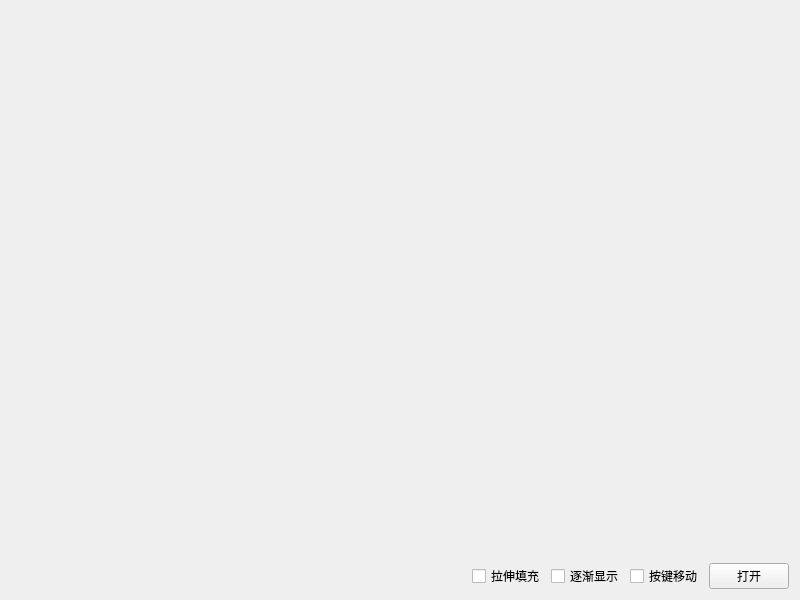
<?xml version="1.0" encoding="UTF-8"?>
<ui version="4.0">
 <class>frmImageView</class>
 <widget class="QWidget" name="frmImageView">
  <property name="geometry">
   <rect>
    <x>0</x>
    <y>0</y>
    <width>800</width>
    <height>600</height>
   </rect>
  </property>
  <property name="windowTitle">
   <string>Form</string>
  </property>
  <layout class="QVBoxLayout" name="verticalLayout">
   <item>
    <widget class="ImageView" name="imageView" native="true">
     <property name="sizePolicy">
      <sizepolicy hsizetype="Preferred" vsizetype="Expanding">
       <horstretch>0</horstretch>
       <verstretch>0</verstretch>
      </sizepolicy>
     </property>
    </widget>
   </item>
   <item>
    <layout class="QHBoxLayout" name="horizontalLayout">
     <item>
      <widget class="QLabel" name="labPath">
       <property name="sizePolicy">
        <sizepolicy hsizetype="Expanding" vsizetype="Preferred">
         <horstretch>0</horstretch>
         <verstretch>0</verstretch>
        </sizepolicy>
       </property>
       <property name="text">
        <string/>
       </property>
      </widget>
     </item>
     <item>
      <widget class="QCheckBox" name="ckFill">
       <property name="text">
        <string>拉伸填充</string>
       </property>
      </widget>
     </item>
     <item>
      <widget class="QCheckBox" name="ckFade">
       <property name="text">
        <string>逐渐显示</string>
       </property>
      </widget>
     </item>
     <item>
      <widget class="QCheckBox" name="ckKeyMove">
       <property name="text">
        <string>按键移动</string>
       </property>
      </widget>
     </item>
     <item>
      <widget class="QPushButton" name="btnOpen">
       <property name="text">
        <string>打开</string>
       </property>
      </widget>
     </item>
    </layout>
   </item>
  </layout>
 </widget>
 <customwidgets>
  <customwidget>
   <class>ImageView</class>
   <extends>QWidget</extends>
   <header>imageview.h</header>
   <container>1</container>
  </customwidget>
 </customwidgets>
 <tabstops>
  <tabstop>ckFill</tabstop>
  <tabstop>ckFade</tabstop>
  <tabstop>ckKeyMove</tabstop>
  <tabstop>btnOpen</tabstop>
 </tabstops>
 <resources/>
 <connections/>
</ui>
